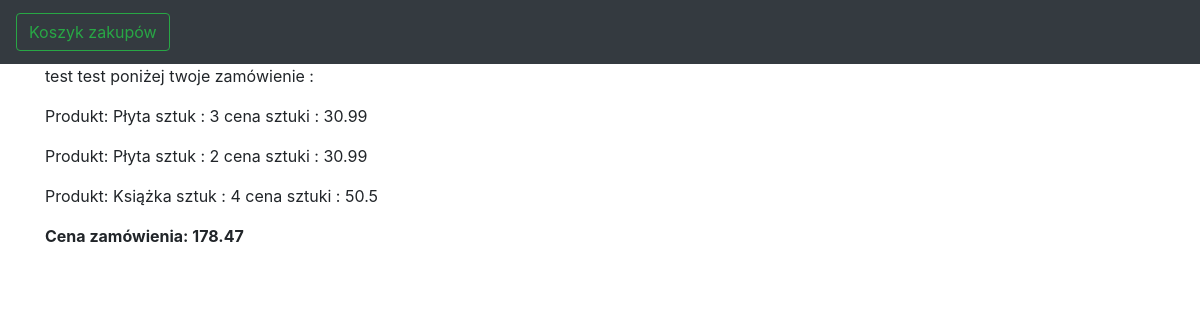
Screenshot of /order/10 with the database file from the repository.
### sklep/models.py (models this page shows, shortened)
class OrderedProducts(models.Model):
    product = models.ForeignKey(Product, on_delete=models.PROTECT)
    order = models.ForeignKey(Order, on_delete=models.CASCADE)
    amount = models.IntegerField(default=1)

class Order(models.Model):
    def __str__(self):
        return self.first_name +' '+ self.last_name
    def get_total_prices(self):
        total = 0
        order_products = OrderedProducts.objects.filter(order=self)
        for order_product in order_products:
            total += order_product.amount * order_product.product.price
        return round(total,2)
    def total_price_with_discount(self):
        discount = self.discount_code.discount
        return round(self.get_total_prices()-self.get_total_prices()*discount, 2)
    def get_products(self):
        return OrderedProducts.objects.filter(order=self)
    first_name = models.CharField(max_length=70)
    last_name = models.CharField(max_length=70)
    address = models.CharField(max_length=100)
    delivery = models.CharField(max_length=30)
    products = models.ManyToManyField("Product", through="OrderedProducts")
    discount_code = models.ForeignKey("Discount", on_delete=models.PROTECT, blank=True, null=True)

class Product(models.Model):
    name = models.CharField(max_length=100)
    price = models.FloatField(default = 0)
    description = models.CharField(max_length=500, default='Brak opisu')
    weight = models.FloatField(default=0)
    votes = models.IntegerField(default=0)
    sum = models.IntegerField(default=0)
    rating = models.FloatField(default=0)
    product_image = models.ImageField(upload_to='product_images/', blank=True, null=True)

### sklep/views.py (the view)
# urls.py: path("order/<int:order_id>", views.order_details),
def order_details(request,order_id):
    order = get_object_or_404(Order, pk=order_id)
    if order.discount_code:
        total_price = order.total_price_with_discount()
    else:
        total_price = order.get_total_prices()
    products = order.get_products()
    return render(request,"sklep/order_details.html",
                        {'products':products,
                         'total_price':total_price})

### sklep/templates/sklep/order_details.html
{% extends "base.html" %}
{% block content %}
    {% if products.0.order != None %}
        <p>{{products.0.order }} poniżej twoje zamówienie : </p>
    {% endif %}
    {% for product in products%}
        <p> Produkt: {{ product.product.name }} sztuk : {{ product.amount }} cena sztuki : {{ product.product.price }} </p>
    {% endfor %}
   <b> <p>Cena zamówienia: {{ total_price }}</p></b>
{%endblock%}

### rows the page displays
OrderedProducts: order.last_name "test test", product.name "Płyta", amount "3", product.price "30.99"
OrderedProducts: product.name "Płyta", amount "2", product.price "30.99"
OrderedProducts: product.name "Książka", amount "4", product.price "50.5"

### other values shown
{{ total_price }} "178.47"
